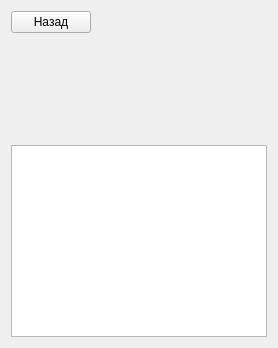
                  <widget class="QWidget" name="page_3">
                   <layout class="QVBoxLayout" name="verticalLayout_24">
                    <item>
                     <layout class="QVBoxLayout" name="verticalLayout_23">
                      <item>
                       <layout class="QHBoxLayout" name="horizontalLayout_21">
                        <item>
                         <widget class="QPushButton" name="back_study_folder">
                          <property name="text">
                           <string>Назад</string>
                          </property>
                         </widget>
                        </item>
                        <item>
                         <spacer name="horizontalSpacer_8">
                          <property name="orientation">
                           <enum>Qt::Horizontal</enum>
                          </property>
                          <property name="sizeHint" stdset="0">
                           <size>
                            <width>40</width>
                            <height>20</height>
                           </size>
                          </property>
                         </spacer>
                        </item>
                       </layout>
                      </item>
                      <item>
                       <widget class="QLabel" name="word_folder">
                        <property name="minimumSize">
                         <size>
                          <width>0</width>
                          <height>100</height>
                         </size>
                        </property>
                        <property name="text">
                         <string/>
                        </property>
                       </widget>
                      </item>
                      <item>
                       <layout class="QVBoxLayout" name="verticalLayout_25">
                        <item>
                         <widget class="QListWidget" name="listWidget_folder"/>
                        </item>
                       </layout>
                      </item>
                     </layout>
                    </item>
                   </layout>
                  </widget>
